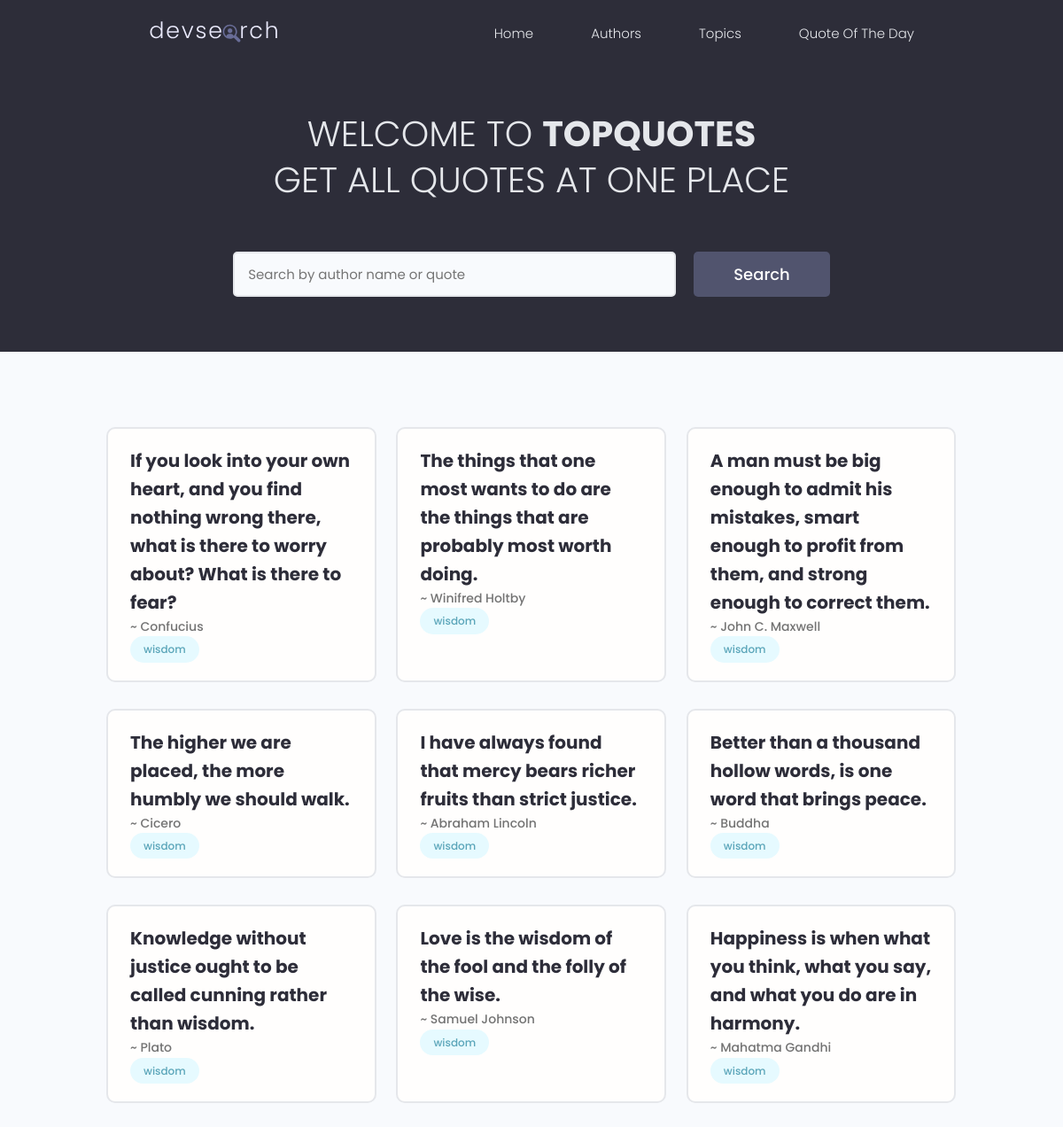
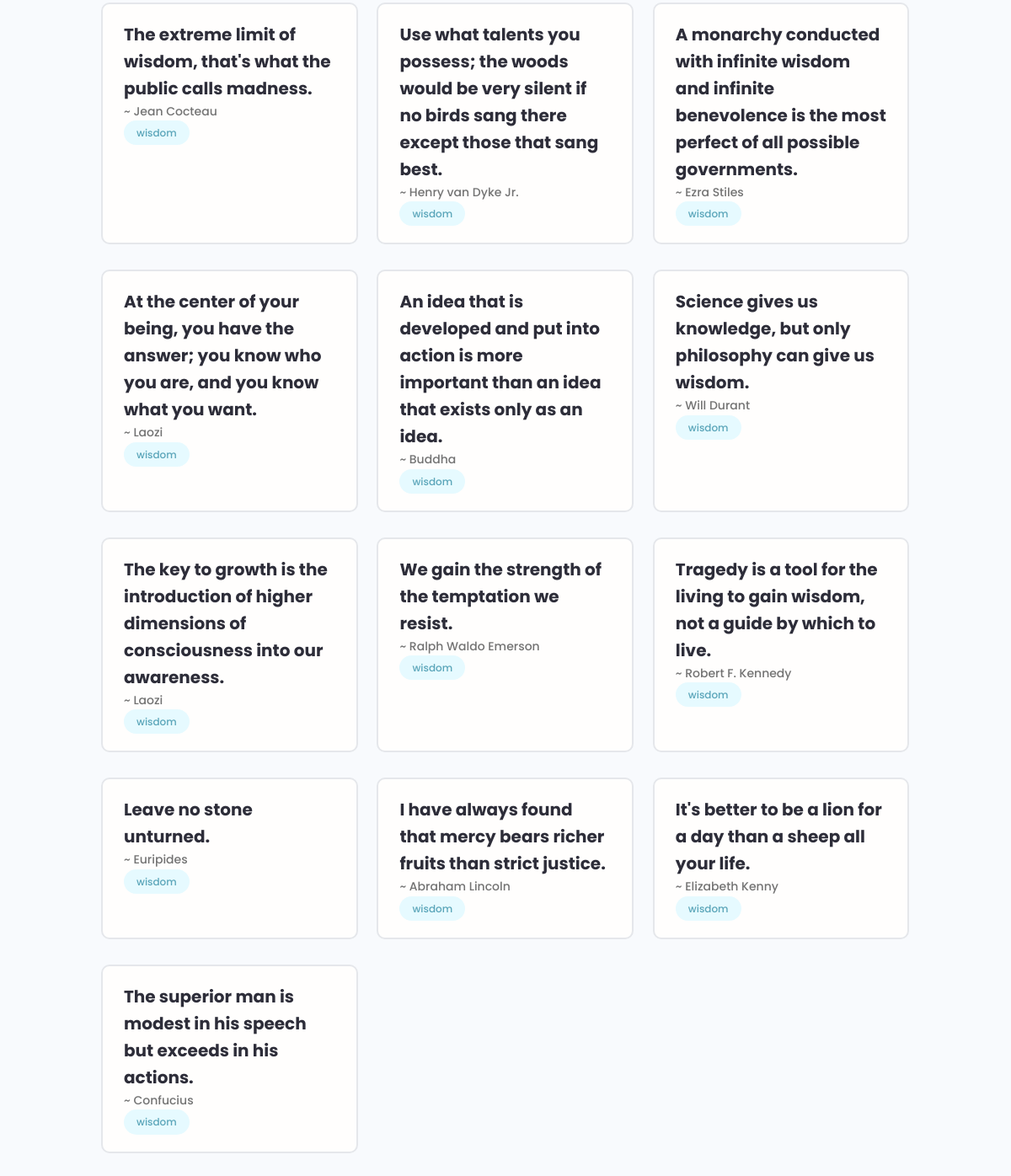
Page /categories/?category=wisdom on the committed database (2 pictures, top to bottom).
### quotes_app/models.py (models this page shows, shortened)
class Quote(models.Model):
    category = models.CharField(max_length=200, null=True, blank=True)
    author = models.CharField(max_length=200, null=True, blank=True)
    body = models.TextField()

### quotes_app/views.py (the view, shortened to what this page needs)
# urls.py: path('categories/', views.categories, name="categories"),
def categories(request):
    search_query = ''
    if request.GET.get('search_query'):
        search_query = request.GET.get('search_query')
    if request.GET.get('category'):
        category = request.GET.get('category')
        quotes = Quote.objects.filter(category=category)
        context = {"quotes": quotes}
        return render(request, 'home.html', context=context)

### templates/home.html (shortened to what this page needs)
<!DOCTYPE html>
{%load static%}
<html lang="en">
<head>
  <link rel="stylesheet" href="https://cdn.iconmonstr.com/1.3.0/css/iconmonstr-iconic-font.min.css" />
  <link rel="stylesheet" href="{% static 'uikit/styles/uikit.css' %}" />
  <link rel="stylesheet" href="{% static 'styles/app.css' %}" />
</head>
<body>
  <header class="header">
    <div class="container container--narrow">
      <a href="/" class="header__logo">
        <img src="{% static 'images/logo.svg' %}" alt="DevSearch Logo" />
      </a>
      <nav class="header__nav">
        <ul class="header__menu">
          <li class="header__menuItem"><a href="/">Home</a></li>
          <li class="header__menuItem"><a href="{%url 'authors'%}">Authors</a></li>
          <li class="header__menuItem"><a href="{%url 'categories'%}">Topics</a></li>
          <li class="header__menuItem"><a href="{%url 'quote_of_the_day' %}">Quote Of The Day</a></li>
        </ul>
      </nav>
    </div>
  </header>
  <main class="home">
    <section class="hero-section text-center">
      <div class="container container--narrow">
        <div class="hero-section__box">
          <h2>WELCOME TO <span>TopQuotes</span></h2>
          <h2>GET ALL QUOTES AT ONE PLACE</h2>
        </div>
        <div class="hero-section__search">
          <form class="form" action="" method="get">
            <div class="form__field">
              <input class="input input--text" id="formInput#search" type="text" name="search_query" value="{{search_query}}"
                placeholder="Search by author name or quote"/>
            </div>
            <input class="btn btn--sub btn--lg" type="submit" value="Search" />
          </form>
        </div>
      </div>
    </section>
    <section class="devlist">
      <div class="container">
        <div class="grid grid--three">
          {% for quote in quotes %}
          <div class="column card">
            <div class="dev">
              <a href="#" class="card__body">
                <div class="dev__profile">
                  <div class="dev__meta">
                    <h3>{{quote.body}}</h3>
                    {%if quote.author%}
                    <h5>~ {{quote.author}}</h5>
                    {%endif%}
                  </div>
                </div>
                <div class="dev__skills">
                  {%if quote.category%}
                  <span class="tag tag--pill tag--main">
                    <small>{{quote.category}}</small>
                  </span>
                  {%endif%}
                </div>
              </a>
            </div>
          </div>
          {% endfor %}
        </div>
      </div>
    </section>
  </main>
</body>
</html>

### static/styles/app.css (style rules this page uses)
:root { --color-sub: #2d2d39; }
.btn--sub { background-color: var(--color-sub-light); }
.card { border: 2px solid var(--color-light); }
img { width: 100%; }
.header { position: sticky; z-index: 111; background-color: var(--color-sub); padding: 1.5rem 0; }
.header > .container { display: flex; justify-content: space-between; align-items: center; }
.header__logo > img { height: 3.8rem; }
.header__nav > ul { display: inline-flex; align-items: center; list-style: none; gap: 6.5rem; }
.header__menuItem > a { color: var(--color-light); font-weight: 300; }
.hero-section { height: 40vh; display: flex; align-items: center; background-color: var(--color-sub); }
.hero-section__box { margin-bottom: 4rem; }
.hero-section__box > h2, .hero-section__box > h2 > span { font-size: 4rem; color: var(--color-light); line-height: 1.3; text-transform: uppercase; }
.hero-section__box > h2 { font-weight: 300; }
.hero-section__box > h2 > span { font-weight: 700; }
.hero-section__search > .form { display: flex; align-items: center; justify-content: center; gap: 2rem; }
.hero-section__search > .form input.input--text { width: 50rem; }
.devlist { margin-top: 8rem; }
.devlist .grid { align-items: stretch; }
.devlist .dev .dev__profile { display: flex; align-items: center; gap: 1.5rem; }
.devlist .dev .dev__meta h3 { color: var(--color-sub); font-size: 2rem; font-weight: 700; }
.devlist .dev .dev__meta h5 { color: var(--color-text); font-size: 1.4rem; font-weight: 500; }

### static/uikit/styles/modules/_variables.css (style rules this page uses)
:root { --color-main: #5aa5b9; --color-main-light: #e6faff; --color-sub: #3f4156; --color-sub-light: #51546e; --color-sub-lighter: #ededfd; --color-text: #737373; --color-gray: #8b8b8b; --color-light: #e5e7eb; --color-light-gray: #767676; --color-bg: #f8fafd; --color-white: #fffefd; --color-white-light: #f3f3f3; --color-success: #359e64; --color-success-bg: #def8e8; --color-error: #fc4b0b; --color-error-bg: #fff2ee; --font-base: 'Poppins', arial, helvetica, 'Segoe UI', roboto, ubuntu, sans-serif; --font-monospace: 'Fira Code', 'Courier New', courier, monospace; --font-regular: 300; --font-medium: 500; --font-bold: 700; --generic-shadow: 1px 1px 5px #00000010; --generic-transition: all 0.3s ease-in-out; }

### static/uikit/styles/modules/_base.css (style rules this page uses)
* { margin: 0; padding: 0; box-sizing: border-box; text-rendering: optimizeLegibility; color: inherit; font-size: inherit; }
html { font-size: 50%; }
@media only screen and (min-width: 480px) { html { font-size: 56.25%; } }
@media only screen and (min-width: 1200px) { html { font-size: 62.5%; } }
body { line-height: 1.6; font-weight: 400; font-size: 1.5rem; color: var(--color-text); background-color: var(--color-bg); min-height: 100vh; }

### static/uikit/styles/modules/_typography.css (style rules this page uses)
* { font-family: var(--font-base); }
h2 { font-size: 3.6rem; font-weight: var(--font-bold); }
h3 { font-size: 3.2rem; font-weight: var(--font-medium); }
h5 { font-size: 2.4rem; font-weight: var(--font-medium); }
h5, h6 { font-weight: var(--font-regular); }
p, span, strong { font-size: 1.6rem; color: var(--color-text); font-weight: var(--font-regular); }
a { padding-bottom: 2px; text-decoration: none; display: inline-block; color: var(--color-main); font-weight: var(--font-medium); }

### static/uikit/styles/modules/_utilities.css (style rules this page uses)
.container { width: 92%; max-width: 165rem; margin: 0 auto; box-sizing: border-box; }
.container--narrow { width: 92%; max-width: 120rem; }
@media screen and (min-width: 1000px) { .container { width: 90%; } }
@media screen and (min-width: 1000px) { .container--narrow { width: 85%; } }
@media screen and (min-width: 1200px) { .container { width: 80%; } }
@media screen and (min-width: 1200px) { .container--narrow { width: 72%; } }
.text-center { text-align: center; }

### static/uikit/styles/modules/_button.css (style rules this page uses)
.btn { display: inline-block; position: relative; cursor: pointer; background-color: var(--color-light); font-weight: var(--font-medium); color: var(--color-sub); text-decoration: none; padding: 1rem 2rem; border-radius: 0.5rem; border: none; width: -webkit-fit-content; width: -moz-fit-content; width: fit-content; height: -webkit-fit-content; height: -moz-fit-content; height: fit-content; font-size: 1.6rem; outline-width: 0; outline-color: transparent; -webkit-backface-visibility: hidden; backface-visibility: hidden; transition: all 0.3s ease-in-out; }
.btn--sub { background-color: var(--color-sub); color: var(--color-white); }
.btn--lg { font-size: 1.8rem; padding: 1.2rem 4.5rem; }

### rows in the picture
Quote: body "If you look into your own heart, and you find nothing wrong there, what is there to worry about? What is there to fear?", author "Confucius", category "wisdom"
Quote: body "The things that one most wants to do are the things that are probably most worth doing.", author "Winifred Holtby", category "wisdom"
Quote: body "A man must be big enough to admit his mistakes, smart enough to profit from them, and strong enough to correct them.", author "John C. Maxwell", category "wisdom"
Quote: body "The higher we are placed, the more humbly we should walk.", author "Cicero", category "wisdom"
Quote: body "I have always found that mercy bears richer fruits than strict justice.", author "Abraham Lincoln", category "wisdom"
Quote: body "Better than a thousand hollow words, is one word that brings peace.", author "Buddha", category "wisdom"
Quote: body "Knowledge without justice ought to be called cunning rather than wisdom.", author "Plato", category "wisdom"
Quote: body "Love is the wisdom of the fool and the folly of the wise.", author "Samuel Johnson", category "wisdom"
Quote: body "Happiness is when what you think, what you say, and what you do are in harmony.", author "Mahatma Gandhi", category "wisdom"
Quote: body "The extreme limit of wisdom, that's what the public calls madness.", author "Jean Cocteau", category "wisdom"
Quote: body "Use what talents you possess; the woods would be very silent if no birds sang there except those that sang best.", author "Henry van Dyke Jr.", category "wisdom"
Quote: body "A monarchy conducted with infinite wisdom and infinite benevolence is the most perfect of all possible governments.", author "Ezra Stiles", category "wisdom"
Quote: body "At the center of your being, you have the answer; you know who you are, and you know what you want.", author "Laozi", category "wisdom"
Quote: body "An idea that is developed and put into action is more important than an idea that exists only as an idea.", author "Buddha", category "wisdom"
Quote: body "Science gives us knowledge, but only philosophy can give us wisdom.", author "Will Durant", category "wisdom"
Quote: body "The key to growth is the introduction of higher dimensions of consciousness into our awareness.", author "Laozi", category "wisdom"
Quote: body "We gain the strength of the temptation we resist.", author "Ralph Waldo Emerson", category "wisdom"
Quote: body "Tragedy is a tool for the living to gain wisdom, not a guide by which to live.", author "Robert F. Kennedy", category "wisdom"
Quote: body "Leave no stone unturned.", author "Euripides", category "wisdom"
Quote: body "I have always found that mercy bears richer fruits than strict justice.", author "Abraham Lincoln", category "wisdom"
Quote: body "It's better to be a lion for a day than a sheep all your life.", author "Elizabeth Kenny", category "wisdom"
Quote: body "The superior man is modest in his speech but exceeds in his actions.", author "Confucius", category "wisdom"
